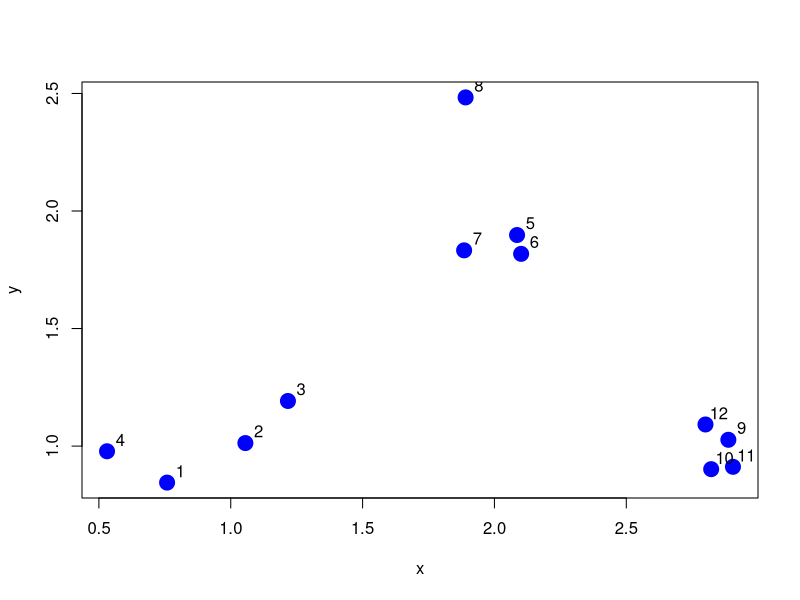
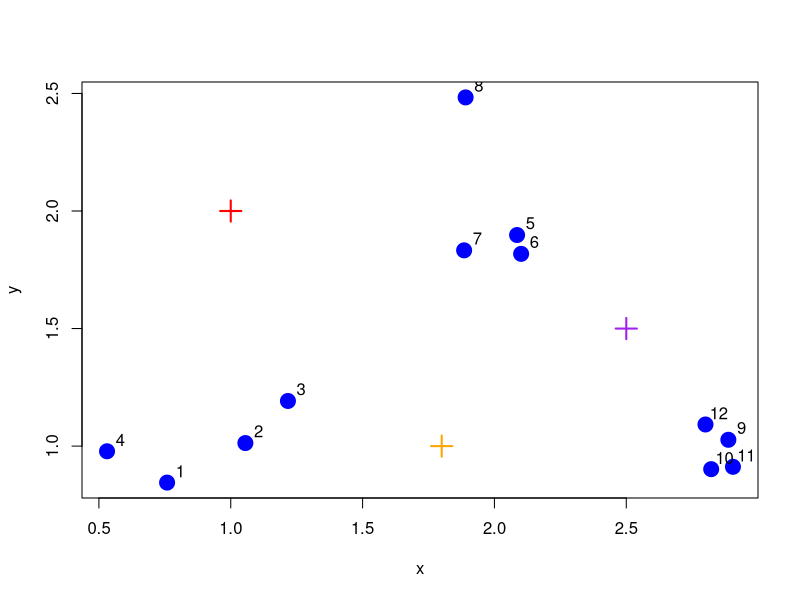
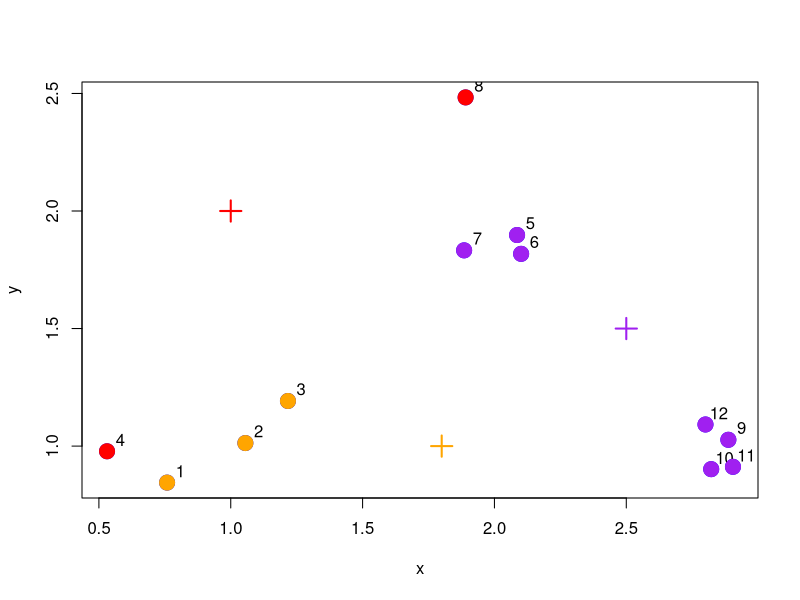
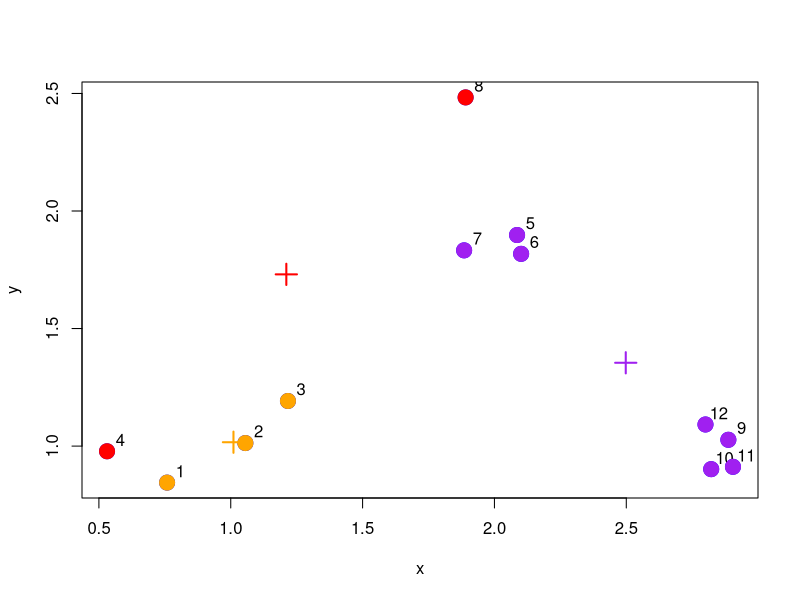
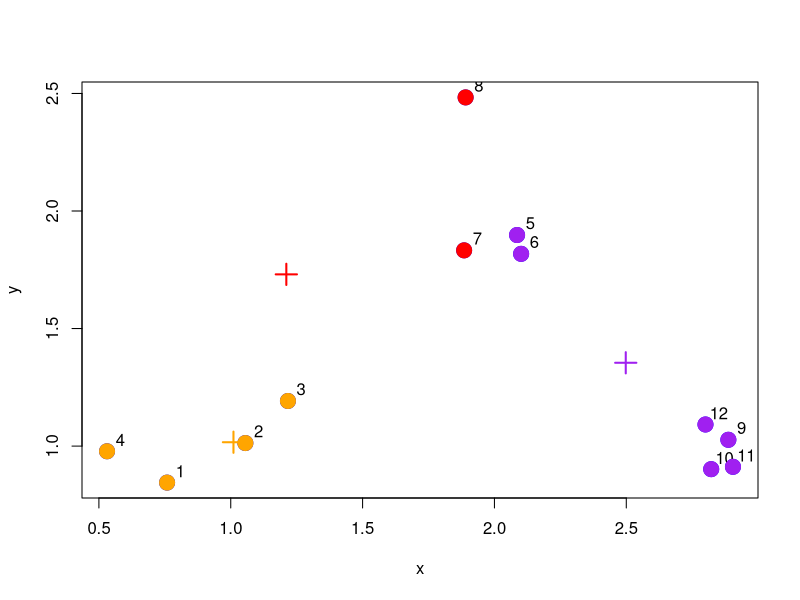
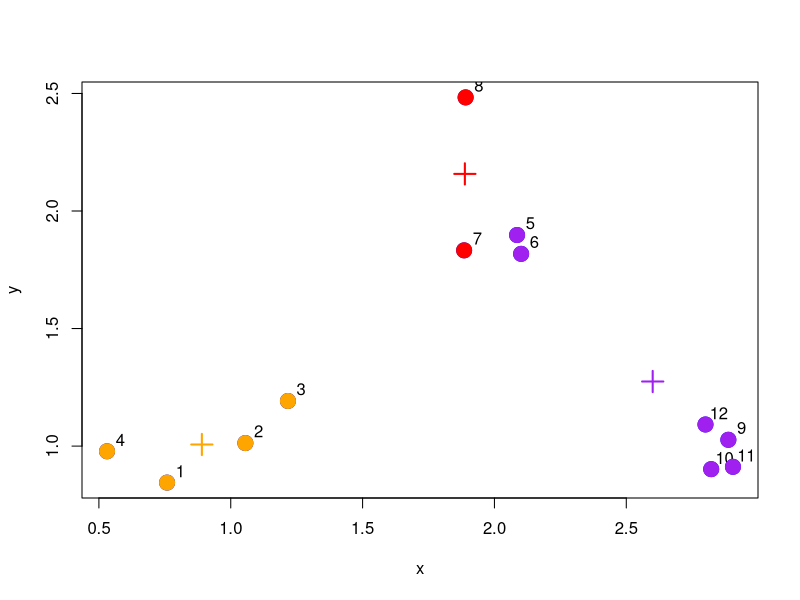
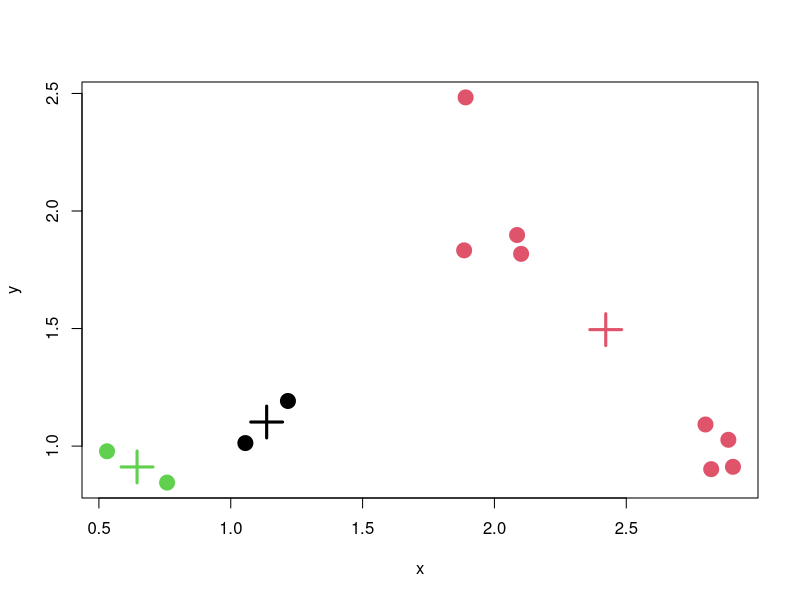
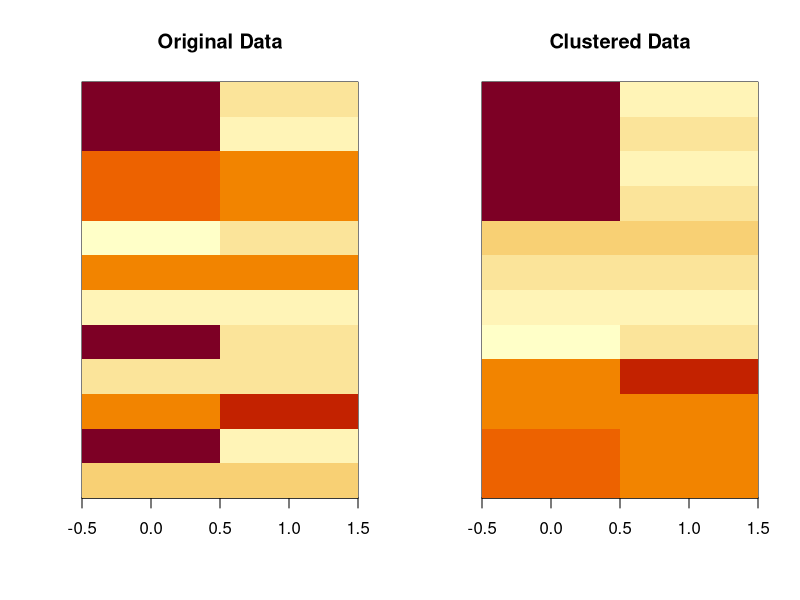

The R source for these figures, in order:
## ---- chunk 1
knitr::opts_chunk$set(echo = TRUE)
## ---- chunk 2
set.seed(1234)
x <- rnorm(12, mean = rep(1:3, each = 4), sd = 0.2)
y <- rnorm(12, mean = rep(c(1, 2, 1), each = 4), sd = 0.2)
plot(x, y, col = "blue", pch = 19, cex = 2)
# cex: number indicating the amount by which plotting text and symbols should be scaled relative to the default. 1=default, 1.5 is 50% larger, 0.5 is 50% smaller, etc.
text(x + 0.05, y + 0.05, labels = as.character(1:12))
## ---- chunk 3
plot(x, y, col = "blue", pch = 19, cex = 2)
text(x + 0.05, y + 0.05, labels = as.character(1:12))
cx <- c(1,1.8,2.5)
cy <- c(2,1,1.5)
points(cx, cy, col = c("red", "orange", "purple"), pch = 3, cex = 2, lwd = 2)
## ---- chunk 4
plot(x,y,col="blue",pch=19,cex=2)
cols1 <- c("red","orange","purple")
text(x+0.05,y+0.05,labels=as.character(1:12))
cx <- c(1,1.8,2.5)
cy <- c(2,1,1.5)
points(cx,cy,col=cols1,pch=3,cex=2,lwd=2)

## Find the closest centroid
distTmp <- matrix(NA,nrow=3,ncol=12)
distTmp[1,] <- (x-cx[1])^2 + (y-cy[1])^2
distTmp[2,] <- (x-cx[2])^2 + (y-cy[2])^2
distTmp[3,] <- (x-cx[3])^2 + (y-cy[3])^2
newClust <- apply(distTmp,2,which.min)
points(x,y,pch=19,cex=2,col=cols1[newClust])
## ---- chunk 5
plot(x,y,col="blue",pch=19,cex=2)
cols1 <- c("red","orange","purple")
text(x+0.05,y+0.05,labels=as.character(1:12))

## Find the closest centroid
distTmp <- matrix(NA,nrow=3,ncol=12)
distTmp[1,] <- (x-cx[1])^2 + (y-cy[1])^2
distTmp[2,] <- (x-cx[2])^2 + (y-cy[2])^2
distTmp[3,] <- (x-cx[3])^2 + (y-cy[3])^2
newClust <- apply(distTmp,2,which.min)
points(x,y,pch=19,cex=2,col=cols1[newClust])
newCx <- tapply(x,newClust,mean)
newCy <- tapply(y,newClust,mean)

## Old centroids
cx <- c(1,1.8,2.5)
cy <- c(2,1,1.5)
points(newCx,newCy,col=cols1,pch=3,cex=2,lwd=2)
## ---- chunk 6
plot(x,y,col="blue",pch=19,cex=2)
cols1 <- c("red","orange","purple")
text(x+0.05,y+0.05,labels=as.character(1:12))
cx <- c(1,1.8,2.5)
cy <- c(2,1,1.5)

## Find the closest centroid
distTmp <- matrix(NA,nrow=3,ncol=12)
distTmp[1,] <- (x-cx[1])^2 + (y-cy[1])^2
distTmp[2,] <- (x-cx[2])^2 + (y-cy[2])^2
distTmp[3,] <- (x-cx[3])^2 + (y-cy[3])^2
newClust <- apply(distTmp,2,which.min)
newCx <- tapply(x,newClust,mean)
newCy <- tapply(y,newClust,mean)

## Old centroids
points(newCx,newCy,col=cols1,pch=3,cex=2,lwd=2)

## Iteration 2
distTmp <- matrix(NA,nrow=3,ncol=12)
distTmp[1,] <- (x-newCx[1])^2 + (y-newCy[1])^2
distTmp[2,] <- (x-newCx[2])^2 + (y-newCy[2])^2
distTmp[3,] <- (x-newCx[3])^2 + (y-newCy[3])^2
newClust2 <- apply(distTmp,2,which.min)
points(x,y,pch=19,cex=2,col=cols1[newClust2])
## ---- chunk 7
plot(x,y,col="blue",pch=19,cex=2)
cols1 <- c("red","orange","purple")
text(x+0.05,y+0.05,labels=as.character(1:12))
cx <- c(1,1.8,2.5)
cy <- c(2,1,1.5)

## Find the closest centroid
distTmp <- matrix(NA,nrow=3,ncol=12)
distTmp[1,] <- (x-cx[1])^2 + (y-cy[1])^2
distTmp[2,] <- (x-cx[2])^2 + (y-cy[2])^2
distTmp[3,] <- (x-cx[3])^2 + (y-cy[3])^2
newClust <- apply(distTmp,2,which.min)
newCx <- tapply(x,newClust,mean)
newCy <- tapply(y,newClust,mean)

## Iteration 2
distTmp <- matrix(NA,nrow=3,ncol=12)
distTmp[1,] <- (x-newCx[1])^2 + (y-newCy[1])^2
distTmp[2,] <- (x-newCx[2])^2 + (y-newCy[2])^2
distTmp[3,] <- (x-newCx[3])^2 + (y-newCy[3])^2
finalClust <- apply(distTmp,2,which.min)

## Final centroids
finalCx <- tapply(x,finalClust,mean)
finalCy <- tapply(y,finalClust,mean)
points(finalCx,finalCy,col=cols1,pch=3,cex=2,lwd=2)
points(x,y,pch=19,cex=2,col=cols1[finalClust])
## ---- chunk 8
dataFrame <- data.frame(x, y)
kmeansObj <- kmeans(dataFrame, centers = 3)
names(kmeansObj)
## ---- chunk 9
kmeansObj$cluster
## ---- chunk 10
plot(x,y,col=kmeansObj$cluster,pch=19,cex=2)
points(kmeansObj$centers,col=1:3,pch=3,cex=3,lwd=3)
## ---- chunk 11
set.seed(1234)
dataMatrix <- as.matrix(dataFrame)[sample(1:12), ]
kmeansObj <- kmeans(dataMatrix, centers = 3)
## ---- chunk 12
par(mfrow = c(1,2))
image(t(dataMatrix)[, nrow(dataMatrix):1], yaxt = "n", main = "Original Data")
image(t(dataMatrix)[, order(kmeansObj$cluster)], yaxt = "n", main = "Clustered Data")
